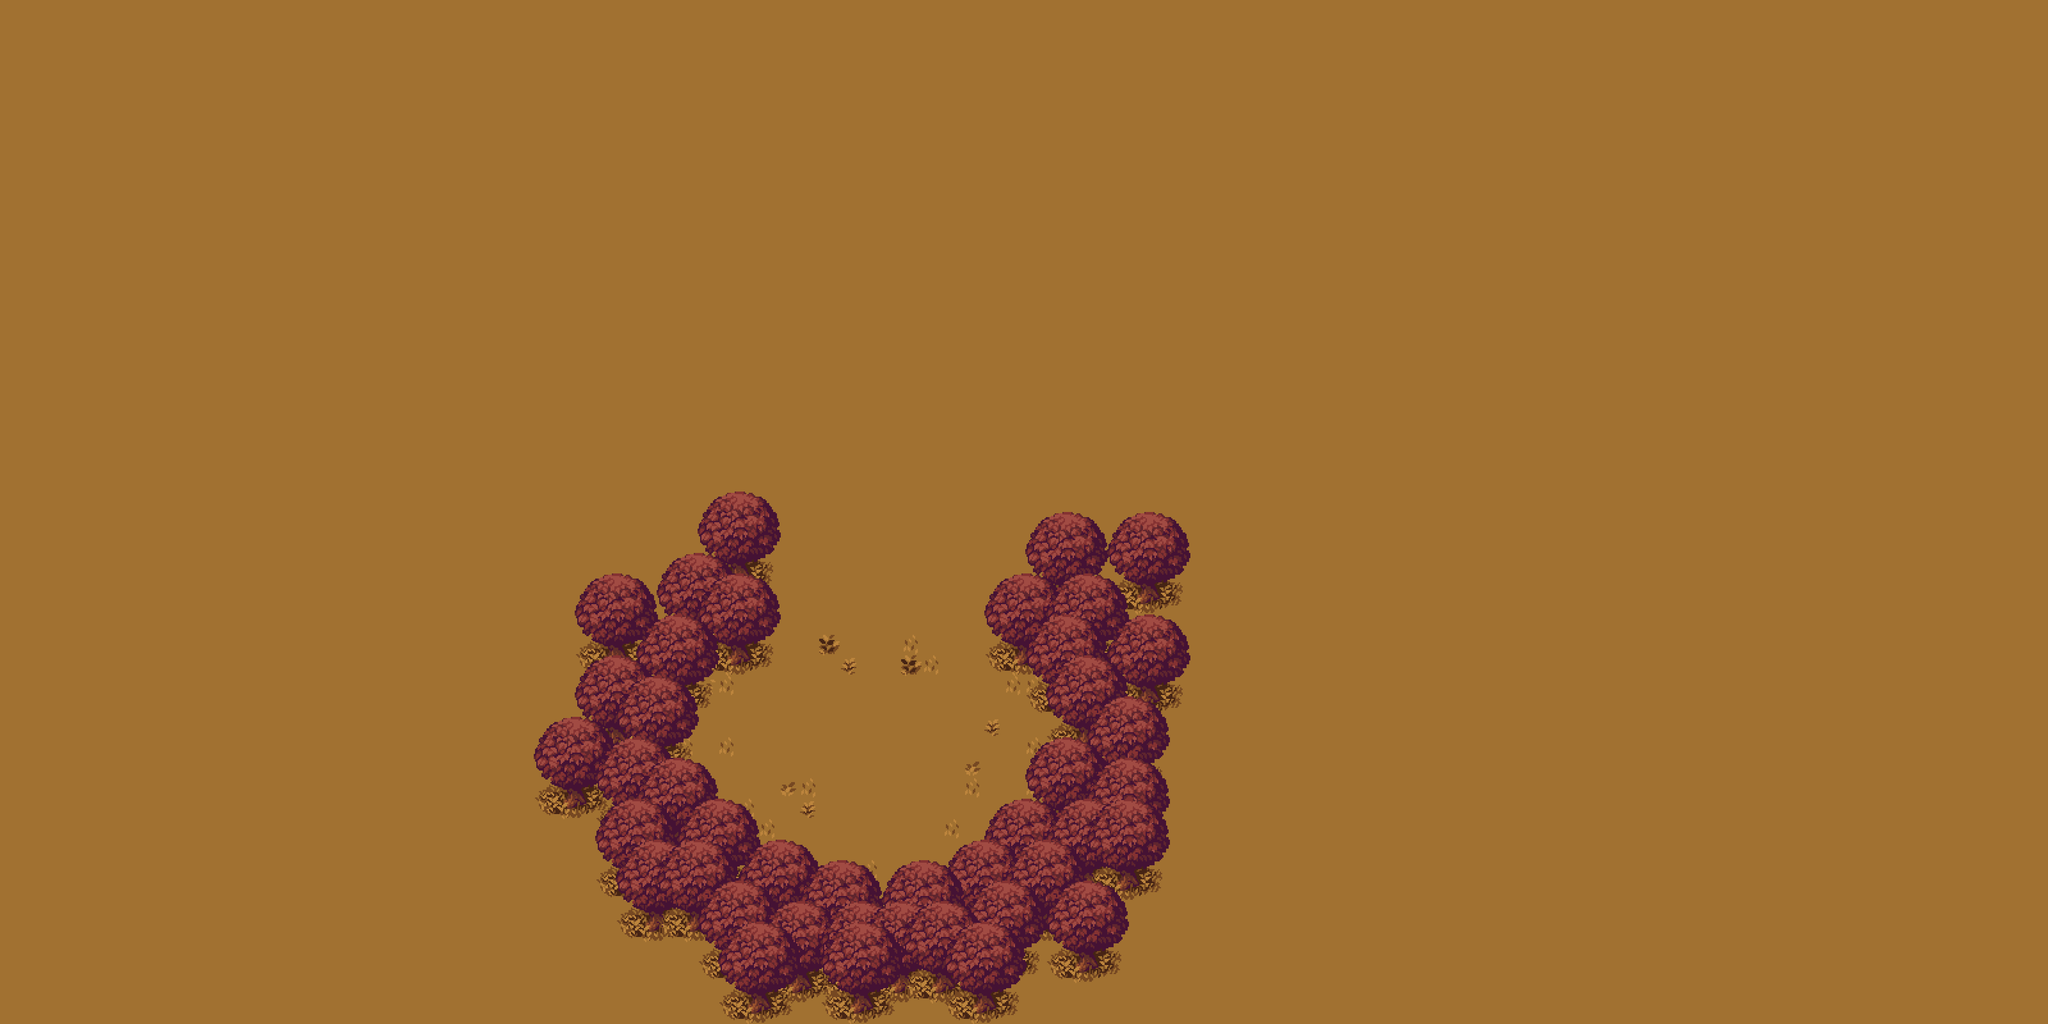

This is a level from a 2D game, rendered from its Tiled map with the project's own tilesets. A one-line summary and the map file follow, with tile-layer data summarised:
An orthogonal 100x50 tile map with 64x64 px tiles, 3 tile layers (BaseLayer, DecorLayer, TreeLayer), 2 tilesets and 2 objects.

<map version="1.10" tiledversion="1.10.2" orientation="orthogonal" renderorder="right-down" width="100" height="50" tilewidth="64" tileheight="64" infinite="0" nextlayerid="5" nextobjectid="3">
 <editorsettings>
  <chunksize width="32" height="32" />
  <export target="TutorialMap.lua" format="lua" />
 </editorsettings>
 <tileset firstgid="1" name="tileset-sliced(scalex4)" tilewidth="64" tileheight="64" tilecount="1088" columns="34">
  <image source="../tiny-RPG-forest-files/PNG/environment/tileset-sliced(scalex4).png" width="2176" height="2048" />
 </tileset>
 <tileset firstgid="1089" name="tree-orange(scalex4)" tilewidth="268" tileheight="320" tilecount="1" columns="1">
  <image source="../tiny-RPG-forest-files/PNG/environment/sliced-objects/tree-orange(scalex4).png" width="268" height="320" />
 </tileset>
 <layer id="1" name="BaseLayer" width="100" height="50">
  <data>[5000 cells, 5000 non-empty, 1 distinct tile ids]</data>
 </layer>
 <layer id="2" name="DecorLayer" width="100" height="50">
  <data>[5000 cells, 23 non-empty, 4 distinct tile ids]</data>
 </layer>
 <layer id="3" name="TreeLayer" width="100" height="50">
  <data>[5000 cells, 42 non-empty, 1 distinct tile ids]</data>
 </layer>
 <objectgroup id="4" name="Boundries">
  <object id="1" x="2240" y="1984" width="64" height="64" />
  <object id="2" x="2048" y="2240" width="64" height="64" />
 </objectgroup>
</map>